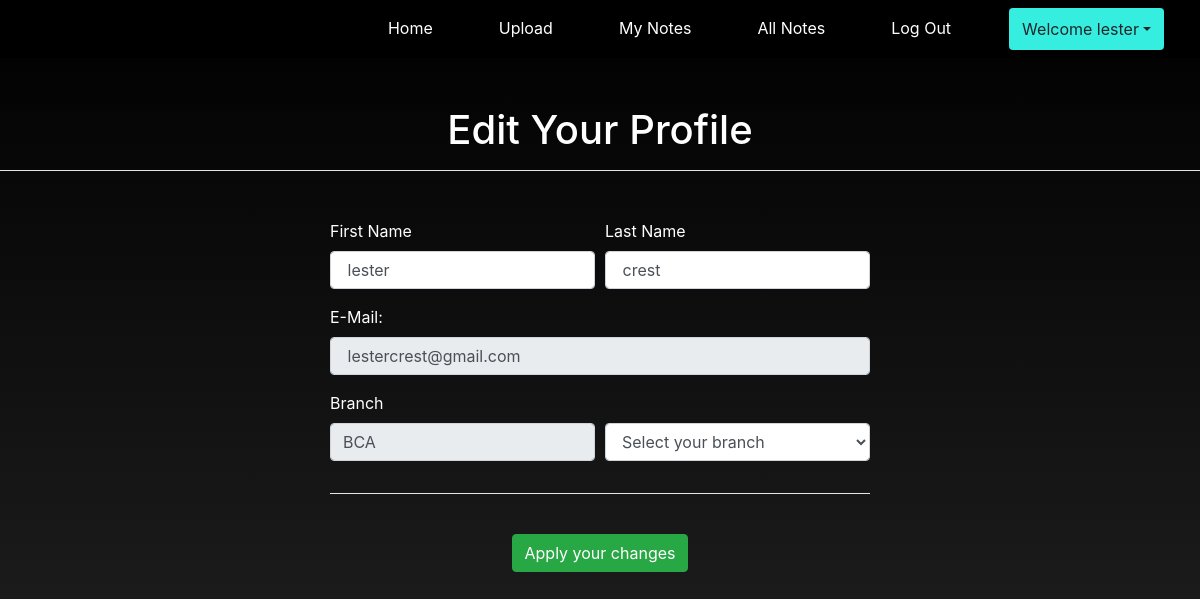
Page /edit_profile (signed in) on the committed database.
### notes/models.py (models this page shows, shortened)
class Signup(models.Model):
    user = models.ForeignKey(User,on_delete=models.CASCADE)
    branch = models.CharField(max_length=13)
    role = models.CharField(max_length=15)

### notes/views.py (the view, shortened to what this page needs)
# urls.py: path('edit_profile',edit_profile,name='edit_profile'),
def edit_profile(request):
    if not request.user.is_authenticated:
        return redirect('login')
    user = User.objects.get(id=request.user.id)
    data = Signup.objects.get(user=user)
    error=False
    d = {'data': data, 'user': user,'error': error}
    return render(request, 'edit_profile.html', d)

### notes/templates/edit_profile.html (shortened to what this page needs)
{% extends 'usernavigation.html'%}
{% block body %}
{% load static %}
<h1 class="text-white text-center pt-5">Edit Your Profile</h1>
<hr style="background-color:white">
<div class="container mt-5">
    <div class="row">
        <div class="col-md-3">
        </div>
        <div class="col-md-6 text-white" style="text-transform: capitalize;">
            <form method="POST">
                <div class="form-row">
                    <div class="form-group col-md-6">
                        <label> First name</label>
                        <input type="text" class="form-control" value=" {{data.user.first_name}}"name="first">
                        </div>
                        <div class="form-group col-md-6">
                            <label> last name</label>
                            <input type="text" class="form-control" value=" {{data.user.last_name}}"name="last">
                            </div>
                    </div>
                    <div class="form-row">
                        <div class="form-group col-md-12">
                            <label>E-mail:</label>
                            <input type="text" class="form-control" value=" {{data.user.username}}"name="email" readonly>
                            </div>
                        </div>
                        <div class="form-row">
                            <div class="form-group col-md-6">
                                <label>branch</label>
                                <input type=text value="{{data.branch}}" class="form-control"readonly>
                                    </div>
                                    <div class="form-group col-md-6">
                                        <br>
                                        <select type="text" class="form-control" name="branch">
                                            <option value="" disabled selected>Select your branch</option>
                                            </select>
                                    </div>
                                </div>
            <hr style="background-color:white">
            <div class="text-center">
                <br>
                <input type=submit value="Apply your changes" class="btn btn-success">
            </div>
        </form>
        </div>
    </div>
</div>
{% endblock %}

### notes/templates/usernavigation.html (shortened to what this page needs)
<html lang="en">
<head>
    {% load static %}
    <link rel="stylesheet" href="https://maxcdn.bootstrapcdn.com/bootstrap/4.3.1/css/bootstrap.min.css">
    <link rel="stylesheet" href="https://use.fontawesome.com/releases/v5.6.3/css/all.css">
    <link rel="stylesheet" href="{% static 'css/mystyle.css'%}">
</head>
<body>
    <nav class="navbar navbar-expand-sm justify-content-end" style="background-color: rgb(0, 0, 0)">
        <ul class="navbar-nav">
                <li class="navbar-item">
                    <a class="nav-link" style="margin-right: 50px;" href="{%url 'profile'%}">Home</a>
                </li>
                <li class="navbar-item">
                    <a class="nav-link" style="margin-right: 50px;" href="{%url 'upload_notes'%}">Upload</a>
                </li>
                <li class="navbar-item">
                    <a class="nav-link" style="margin-right: 50px;" href="{%url 'view_mynotes'%}">My&nbspNotes</a>
                </li>
                <li class="navbar-item">
                    <a class="nav-link" style="margin-right: 50px;" href="{%url 'accepted_user'%}">All&nbspNotes</a>
                </li>
                <li class="navbar-item">
                    <a class="nav-link" style="margin-right: 50px;" href="{%url 'logout'%}">Log&nbspOut</a>
                </li>
                <div class="btn-group text-center">
                    <button type="button" class="btn dropdown-toggle" style="margin-right: 20px; background-color: #36EEE0;" data-toggle="dropdown">Welcome
                        {{request.user.first_name}}</button>
        </ul>
    </nav>
</body>
</html>
{% block body %}
{% endblock %}

### notes/static/css/mystyle.css (style rules this page uses)
.nav-link { color:white }
body { background-image: linear-gradient( rgb(0, 0, 0) , rgb(36, 36, 36)); }

### notes/templates/usernavigation.html (style rules this page uses)
.nav-link { color: white }

### rows in the picture
Signup: first "lester", last "crest", email "lestercrest@gmail.com", branch "BCA"

### other values in the picture
{{ request.user.first_name }} "lester"
